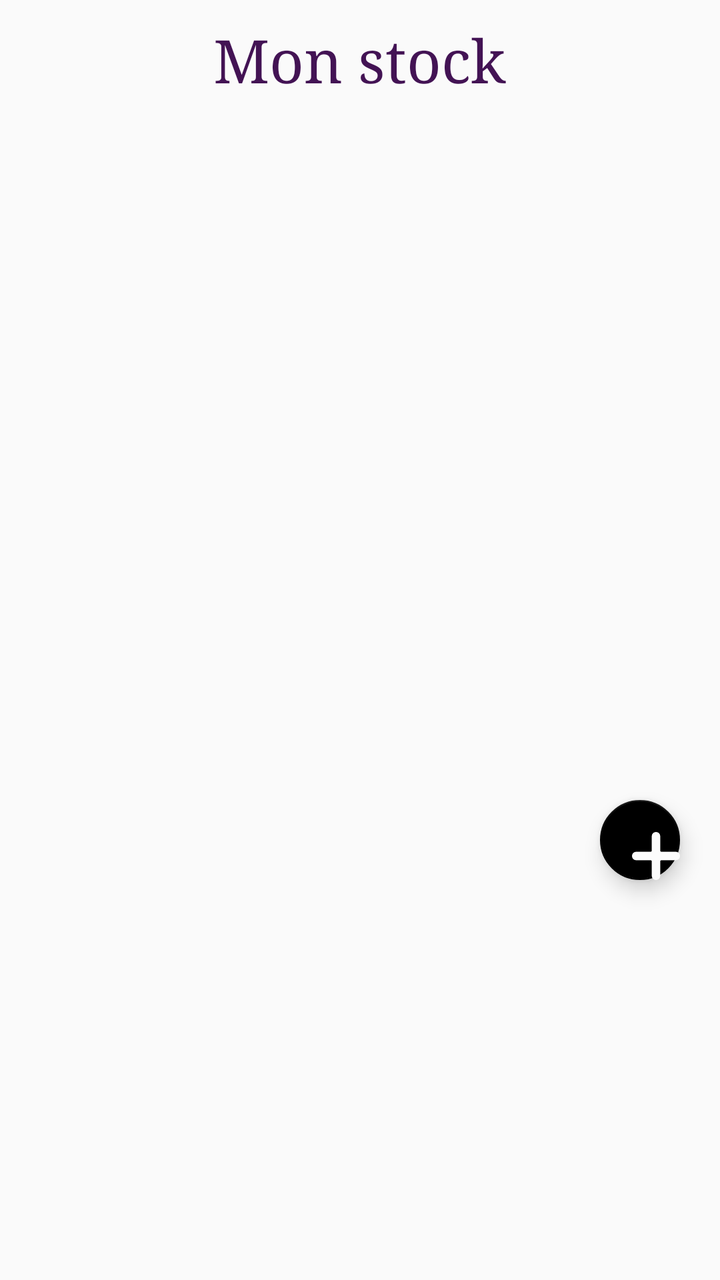
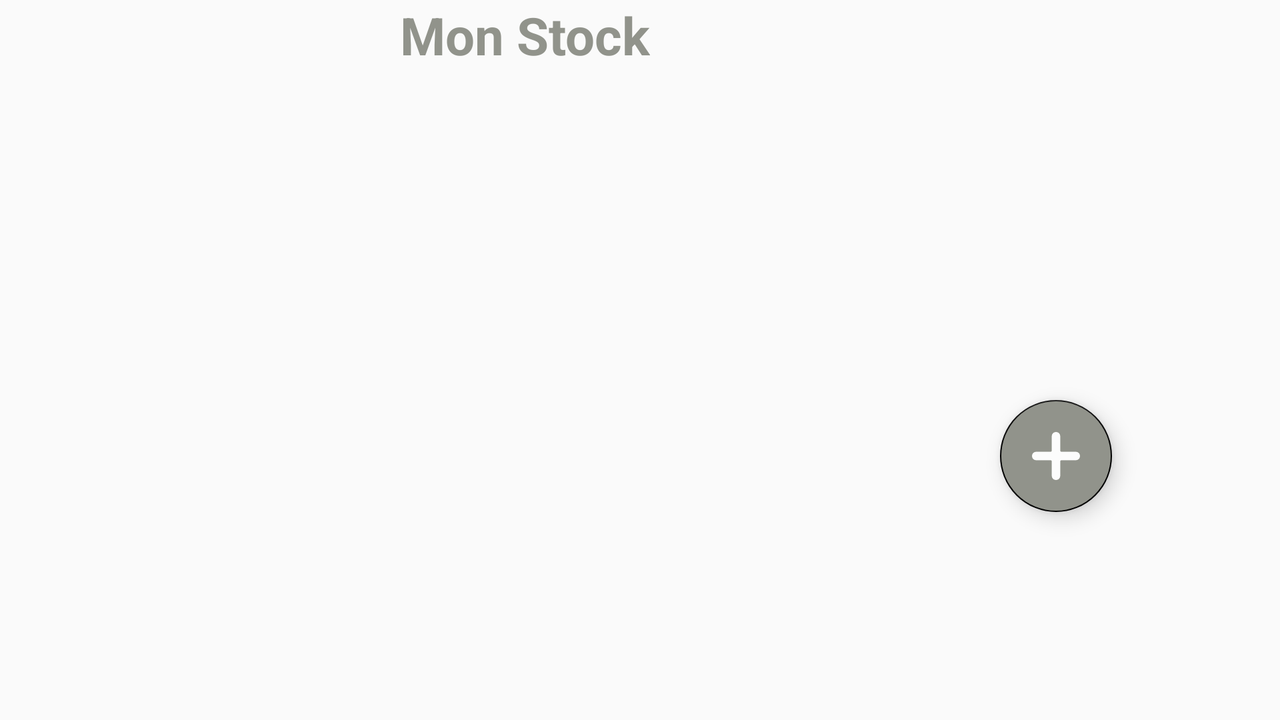

An Android layout and its configuration variant, each rendered on a device that would load it. The default file and the variant file are quoted in full after the pictures.
<!-- AndroidManifest.xml: application theme AppTheme -->
<!-- res/layout/fragment_stock.xml -->
<?xml version="1.0" encoding="utf-8"?>
<RelativeLayout xmlns:android="http://schemas.android.com/apk/res/android"
    android:layout_width="match_parent"
    android:layout_height="match_parent"
    xmlns:app="http://schemas.android.com/apk/res-auto">

    <TextView
        android:id="@+id/textView2"
        android:layout_width="wrap_content"
        android:layout_height="wrap_content"
        android:layout_alignParentTop="true"
        android:layout_centerHorizontal="true"
        android:layout_marginTop="10dp"
        android:text="Mon stock"
        android:textColor="@color/colorPrimary"
        android:textSize="30sp"
        android:typeface="serif"
        android:textAppearance="?android:attr/textAppearanceLarge" />

    <ListView
        android:id="@+id/list_stock"
        android:layout_width="match_parent"
        android:layout_height="match_parent"
        android:paddingTop="70dp" />

    <android.support.design.widget.FloatingActionButton
        android:id="@+id/buttonfab"
        android:layout_width="wrap_content"
        android:layout_height="wrap_content"
        android:layout_marginStart="300dp"
        android:layout_marginTop="400dp"
        android:layout_marginLeft="130dp"
        android:layout_marginEnd="20dp"

        android:background="@color/colorPrimary"
        android:clickable="false"
        android:src="@drawable/add"

        app:layout_anchorGravity="bottom|right|left" />


</RelativeLayout>
<!-- resources referenced by this layout -->
<resources>
  <color name="colorPrimary">#431354</color>
  <!-- drawable add: png bitmap (drawable, 1283 bytes) -->
  <style name="AppTheme" parent="Theme.AppCompat.Light.DarkActionBar">
          
          <item name="colorPrimary">@color/colorPrimary</item>
          <item name="colorPrimaryDark">@color/colorPrimaryDark</item>
          <item name="colorAccent">@color/colorAccent</item>
      </style>
  <color name="colorPrimaryDark">#91938B</color>
  <color name="colorAccent">#000000</color>
</resources>
<!-- res/layout-land/fragment_stock.xml (the repository's variant of the layout above) -->
<!-- drawn on the phone turned sideways -->
<?xml version="1.0" encoding="utf-8"?>
<RelativeLayout xmlns:android="http://schemas.android.com/apk/res/android"
    android:layout_width="match_parent"
    android:layout_height="match_parent"
    xmlns:app="http://schemas.android.com/apk/res-auto">

    <TextView
        android:id="@+id/nav_mesventes"
        style="@style/AppTheme"
        android:layout_width="wrap_content"
        android:layout_height="wrap_content"
        android:text="Mon Stock"
        android:textSize="26sp"
        android:textStyle="bold"
        android:layout_marginLeft="200dp"
        android:textColor="@color/colorPrimaryDark"
        app:layout_constraintEnd_toEndOf="parent"
        app:layout_constraintStart_toStartOf="parent"
        app:layout_constraintTop_toTopOf="parent" />

    <ListView
        android:id="@+id/list_stock"
        android:layout_width="match_parent"
        android:layout_height="match_parent"
        android:paddingTop="70dp" />

    <android.support.design.widget.FloatingActionButton
        android:id="@+id/buttonfab"
        android:layout_width="wrap_content"
        android:layout_height="wrap_content"
        android:layout_marginStart="500dp"
        android:layout_marginTop="200dp"
        android:layout_marginLeft="470dp"
        android:layout_marginEnd="20dp"

        android:backgroundTint="@color/colorPrimaryDark"
        android:clickable="false"
        android:src="@drawable/add"

        app:layout_anchorGravity="bottom|right|left" />


</RelativeLayout>
<!-- resources referenced by the variant -->
<!-- as the phone turned sideways resolves them -->
<resources>
  <color name="colorPrimaryDark">#91938B</color>
  <!-- drawable add: png bitmap (drawable, 1283 bytes) -->
  <style name="AppTheme" parent="Theme.AppCompat.Light.DarkActionBar">
          
          <item name="colorPrimary">@color/colorPrimary</item>
          <item name="colorPrimaryDark">@color/colorPrimaryDark</item>
          <item name="colorAccent">@color/colorAccent</item>
      </style>
  <color name="colorPrimary">#431354</color>
  <color name="colorAccent">#000000</color>
</resources>
